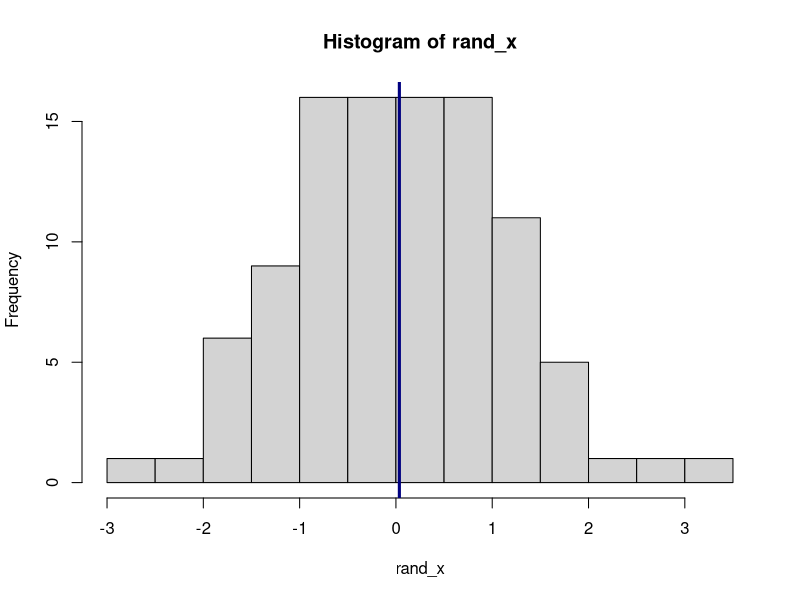

The R source for this figure:

## plotrandom.R
## Author: Will Mowell
## Date: 2021 Oct 6
##
## Purpose: 
## A function that will generate a random sample
## of lid normal random values. Then it will
## plot a histogram with an overlaid mean
## on the plot
##
## Inputs
## numpts = the number of points to generate
## mu = theoretical male of Normal distribution
## sigma = standard deviation of Normal distribution
## numbins = number of bins in histogram
## meanColor = color for overlaid mean
## seed = random number generator seed, using
## to ensure reproducibility
##
## Output: A list with following elements
## Random_values = vector or generated random
##                  "normal" values
## Mean_x = sample mean of Random_values
## SD_x = sample standard deviation of Random_values
##
##
plotRandomNormals <- function(numpts=100, mu=0, 
                              sigma=1, numbins=10,
                              meanColor="navy", seed=10062021) {
  set.seed(seed)
  rand_x <- rnorm(numpts, mean=mu, sd=sigma)
  mean_x <- mean(rand_x)
  hist(rand_x, breaks=numbins)
  abline(v = mean_x, col=meanColor, lwd=3)
  
  list(Random_values = rand_x,
       Mean_x = mean_x,
       SD_x = sd(rand_x))
}

plotRandomNormals()
